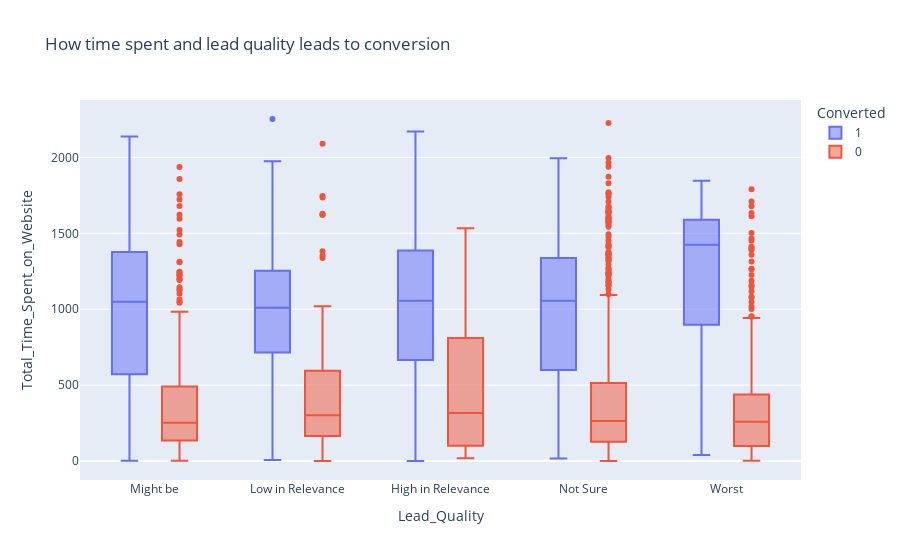

Source (notebook cell):
### Code cell
# How total time spent is significantly related to lead quality by converted customers

plot = px.box(data_frame = df, x='Lead_Quality', y='Total_Time_Spent_on_Website', color='Converted', title='How time spent and lead quality leads to conversion')
plot.show()

### Figure 1 — Plotly figure (JSON) as saved in the notebook; plotly's stock layout.template omitted (floating-point values rounded to 4 significant figures; data arrays with more than 128 entries replaced by an {"elided": "..."} marker saying what was removed)
{"data": [{"alignmentgroup": "True", "hovertemplate": "Converted=1<br>Lead_Quality=%{x}<br>Total_Time_Spent_on_Website=%{y}<extra></extra>", "legendgroup": "1", "marker": {"color": "#636efa"}, "name": "1", "notched": false, "offsetgroup": "1", "orientation": "v", "showlegend": true, "type": "box", "x": {"elided": "1042 str values"}, "x0": " ", "xaxis": "x", "y": {"elided": "1042 int values"}, "y0": " ", "yaxis": "y"}, {"alignmentgroup": "True", "hovertemplate": "Converted=0<br>Lead_Quality=%{x}<br>Total_Time_Spent_on_Website=%{y}<extra></extra>", "legendgroup": "0", "marker": {"color": "#EF553B"}, "name": "0", "notched": false, "offsetgroup": "0", "orientation": "v", "showlegend": true, "type": "box", "x": {"elided": "901 str values"}, "x0": " ", "xaxis": "x", "y": {"elided": "901 int values"}, "y0": " ", "yaxis": "y"}], "layout": {"autosize": true, "boxmode": "group", "legend": {"title": {"text": "Converted"}, "tracegroupgap": 0}, "title": {"text": "How time spent and lead quality leads to conversion"}, "xaxis": {"anchor": "y", "autorange": true, "domain": [0, 1], "range": [-0.5165, 4.517], "title": {"text": "Lead_Quality"}, "type": "category"}, "yaxis": {"anchor": "x", "autorange": true, "domain": [0, 1], "range": [-125.2, 2378.0], "title": {"text": "Total_Time_Spent_on_Website"}, "type": "linear"}}}
